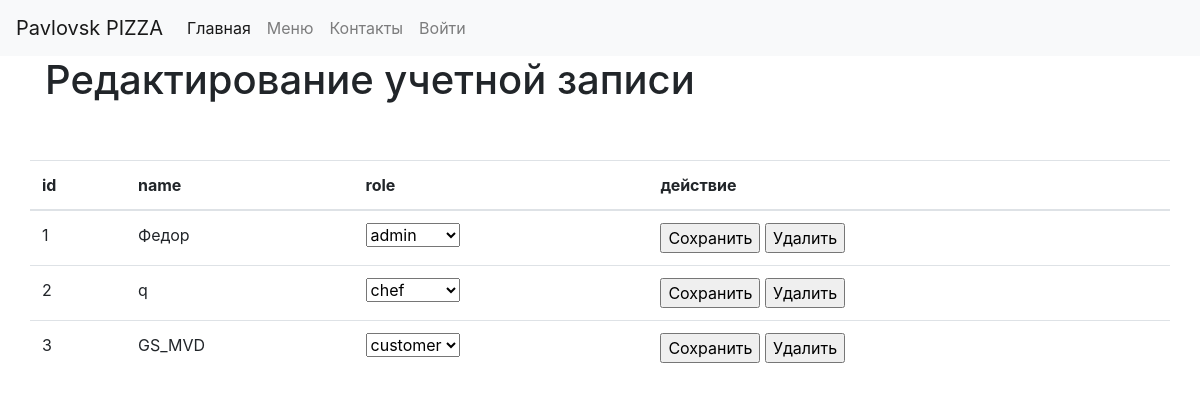
Screenshot of /users with the database file from the repository.
### app.py (models this page shows)
class User(UserMixin, db.Model):
    __tablename__ = 'users'
    id = sqlalchemy.Column(sqlalchemy.Integer,
                           primary_key=True, autoincrement=True)
    name = sqlalchemy.Column(sqlalchemy.String, nullable=True)
    role = sqlalchemy.Column(sqlalchemy.String, default='customer')
    hashed_password = sqlalchemy.Column(sqlalchemy.String, nullable=True)

### app.py (the view, shortened to what this page needs)
@app.route('/users', methods=['GET', 'POST'])
def users():
    users = User.query.all()
    print(users)
    return render_template("users.html", data=users, roles=roles)

### app.py (called while the page is built)
@app.context_processor
def inject_user():
    return dict(basket_count=basket_count)

### templates/users.html (shortened to what this page needs)
{% extends 'base.html' %}
{% block content %}
    <h1>Редактирование учетной записи</h1>
    <br>
    <div class="row row-cols-1 row-cols-md-1 mb-1 text-left">
        <br>
        <table class="table">
            <thead>
            <th>id</th> <th>name</th><th>role</th> <th>действие</th>
            </thead>
            <tbody>
                {% for el in data %}
                    <div>
                        <samp>
                            <form action="/users" method="post">
                            <tr><td>{{el.id}} </td><td>{{el.name}}</td><td><select name="select_role">{% for role in roles%}<option value="{{ role }}" {% if el.role==role %} selected="selected"{% endif %}>{{ role }} </option>{% endfor %}</select></td><td><input type="submit"  name="save" value="Сохранить"> <input type="submit"  name="del" value="Удалить"><input type="text" name="id" id="id" value="{{el.id}}" size="5" hidden="hidden"></td></tr>
                            </form>
                        </samp>
                    </div>
                {% endfor %}
            </tbody>
        </table>
    </div>
{% endblock %}

### rows the page displays
User: id "1", name "Федор", select_role "admin"
User: id "2", name "q", select_role "chef"
User: id "3", name "GS_MVD", select_role "customer"
